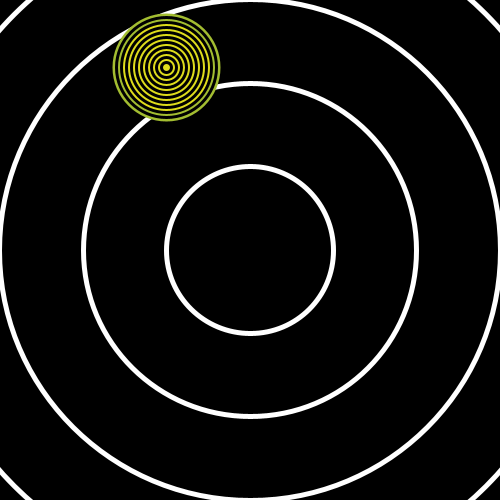
Frame 1 (no input)
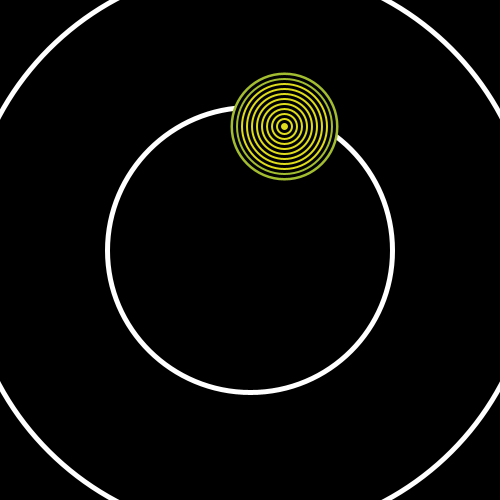
Frame 60 (the mouse pressed at the canvas centre just before this capture)
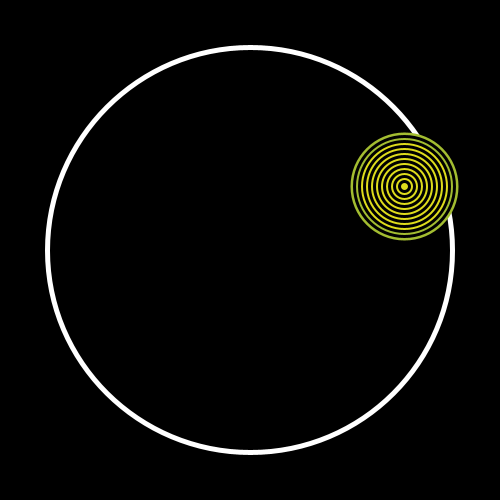
Frame 120 (the mouse held since frame 60 and released just before this capture)

The Processing sketch that drew these frames (run headless with seeded random() and noise(); from frame 60 on, the mouse is pressed at the canvas centre):

// Processing sketch: manuelas10t01
// ── manuelas10t01.pde
// variables
Manuela m; 

void setup() {
  size(500, 500);
  m = new Manuela();
}

void draw() {
  background(0);
  m.movimiento();
  m.argollas();
  m.circulo();
}
// ── Manuela.pde
class Manuela { //Inicio de la clase
  //se declaran las variables de float y color
  float x, y, diametro, stroke1, stroke2, stroke3, vx, vy;
  color verde, amarillo, negro, blanco;


  //Constructor, es aquí en donde se declaran los valores de las variables
  Manuela() { 
    x = random(255);
    y = random(255);
    diametro = 100;
    stroke1 = 3;
    stroke2 = 5;
    stroke3 = 8;
    verde = #A3BD31;
    amarillo = #DEDC1C;
    blanco = #FFFFFF;  
    negro = #000000;
    vx = 2;
    vy = 1;
  }

  //inicio función de movimiento
  void movimiento() {
    x += vx; // x = x+vx
    y += vy; // y = y+vy 
    if (x > width || x < 0) { //Sí x es mayor al ancho , ó x es menor a 0
      vx  *= -1; // vx se multiplica por -1
    }
    if (y > height || y < 0) { //Sí y es mayor al alto, ó y es menor a 0
      vy *= -1; // vy se multiplica por -1
    }
  } //Cierre función movimiento

  //inicio función circulo
  void circulo () {
    stroke(verde); 
    strokeWeight(stroke3); //strokeWeight = 8
    fill(amarillo); 
    ellipse(x, y, diametro, diametro); // (random, random, 100, 100)

    noFill(); 
    stroke(negro); 
    strokeWeight(stroke1); //strokeWeight = 3

    for (float i = 1; i < 11; i = i + 1) { //i es igual a 1, y se aumenta 1 hasta llegar a 11
      ellipse(x, y, 10*i, 10*i); // (random, random, 10*el resultado de i, 10*el resultado de i)
    }
  } //Cierre función circulo

  //inicio funcion argollas
  void argollas() {
    noFill(); 
    stroke(blanco); 
    strokeWeight(stroke2);  //strokeWeight = 5

    for (float i = 1; i < 10; i = i + 1) {   //i es igual a 1, y se aumenta 1 hasta llegar a 10
      ellipse(250, 250, x*i, x*i); //(250, 250, random*el resultado de i, random*el resultado de i)
    }
  } //Cierre función circulo
} // Cierre clase
